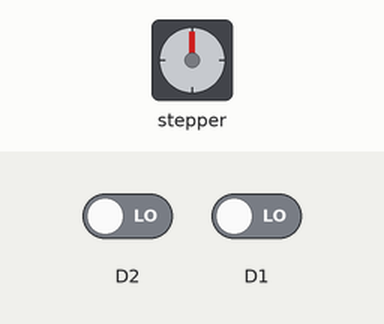
Simulated run of this sketch. Board: ESP8266 (NodeMCU). On the bench: stepper motor. Wiring (inferred from the names in the program): stepper motor (2048 steps per turn assumed): coils D5, D6, D7, D8. The inputs (shaded band) are chosen by the test bench; at power-on: D2 LOW, D1 LOW. WiFi joins after 1.5 s; servers stay silent unless stated.

Above: at 3.0 s.
3.1 s: D2 driven HIGH
At 3.85 s:
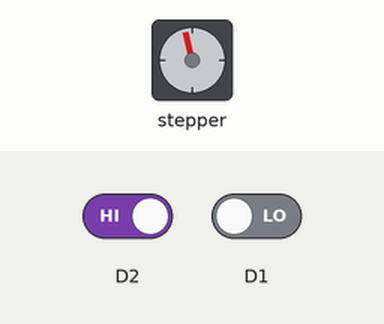
6.1 s: D2 driven LOW
At 6.1 s:
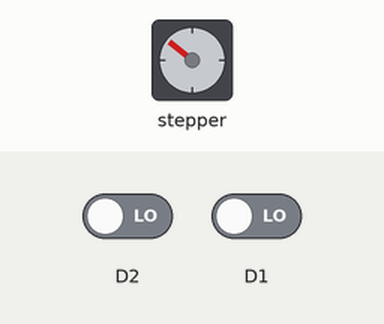
7.6 s: D2 driven HIGH
At 8.37 s:
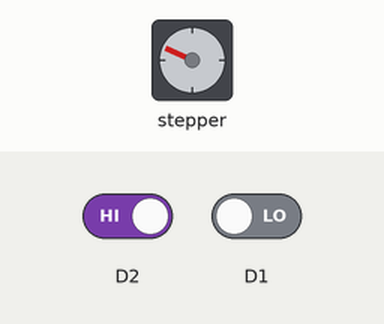
10.6 s: D1 driven HIGH
Timing chart, 0 to 26.2 s (numbered marks = the images above; inputs shaded):
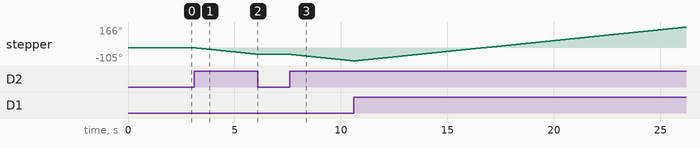

Measured:
- after the input at 3.1 s, stepper: keeps turning counter-clockwise at about 18°/s, starting after 0.06 s
- after the input at 6.1 s, stepper: stops changing and stays -52°
- after the input at 7.6 s, stepper: keeps turning counter-clockwise at about 18°/s, starting at once

The sketch:

Program_Kontrol_Stepper_dg_Android_Blynk.ino
```cpp
/***************************************
 * Project Kontrol Motor Stepper dg Android (Blynk)
 * Board  : NodeMCU ESP8266 V3
 * Input  : Blynk
 * Output : Stepper Motor
 * 99 Proyek IoT
 * www.ardutech.com
 ****************************************/

#define BLYNK_PRINT Serial
#include <ESP8266WiFi.h>
#include <BlynkSimpleEsp8266.h>
uint8_t IN1 = D5;
uint8_t IN2 = D6;
uint8_t IN3 = D7;
uint8_t IN4 = D8;

const uint16_t _delay = 5;
//---GANTI SESUAI DENGAN TOKEN BLYNK ANDA
char auth[] = "CbS0l3x8agGfefffJ9GJ6b3G5kKE5Q4S";
//---GANTI SESUAI DENGAN JARINGAN WIFI
//---HOTSPOT ANDA
char ssid[] = "ArdutechWiFi"; // Nama Hotspot/WiFi
char pass[] = "12345678";     //  Password
//====================
void sequence(bool a, bool b, bool c, bool d){  /* four step sequence to stepper motor */
  digitalWrite(IN1, a);
  digitalWrite(IN2, b);
  digitalWrite(IN3, c);
  digitalWrite(IN4, d);
  delay(_delay);
}
//========================
void CW(){
    sequence(HIGH, LOW, LOW, LOW);
    sequence(HIGH, HIGH, LOW, LOW);
    sequence(LOW, HIGH, LOW, LOW);
    sequence(LOW, HIGH, HIGH, LOW);
    sequence(LOW, LOW, HIGH, LOW);
    sequence(LOW, LOW, HIGH, HIGH);
    sequence(LOW, LOW, LOW, HIGH);
    sequence(HIGH, LOW, LOW, HIGH);
}
void CCW(){
    sequence(LOW, LOW, LOW, HIGH);
    sequence(LOW, LOW, HIGH, HIGH);
    sequence(LOW, LOW, HIGH, LOW);
    sequence(LOW, HIGH, HIGH, LOW);
    sequence(LOW, HIGH, LOW, LOW);
    sequence(HIGH, HIGH, LOW, LOW);
    sequence(HIGH, LOW, LOW, LOW);
    sequence(HIGH, LOW, LOW, HIGH);
}
//==================================
void setup()
{
  pinMode(IN1, OUTPUT); /* set four wires as output */
  pinMode(IN2, OUTPUT);
  pinMode(IN3, OUTPUT);
  pinMode(IN4, OUTPUT);
  Serial.begin(9600);
  Blynk.begin(auth, ssid, pass);
}
//=============================
void loop()
{
  Blynk.run();
  if(digitalRead(D1)==1){
    CW();
  }
  else if(digitalRead(D2)==1){
    CCW();
  }
}
```
